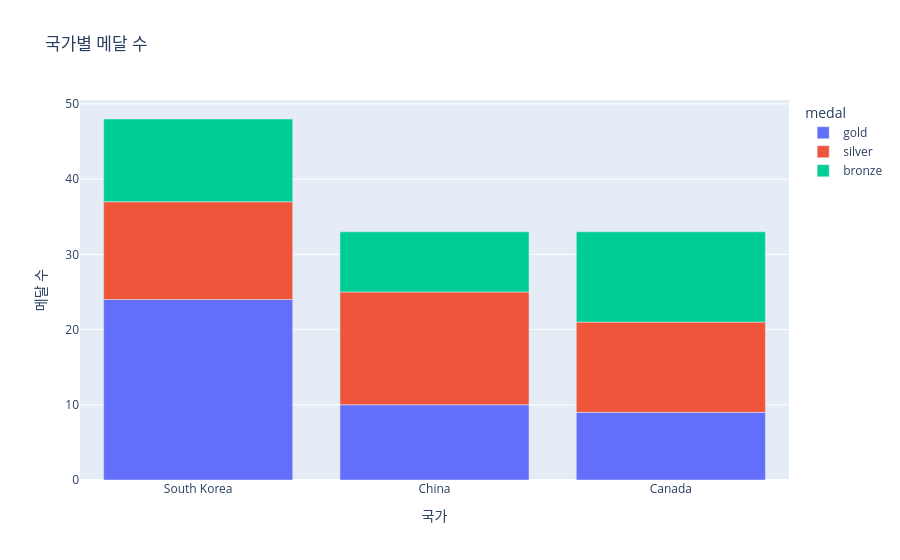

The notebook cell this image was saved under:
### Code cell
# px.bar

fig = px.bar(df_medals_long, x="nation", y="count",
             color="medal",
             title="국가별 메달 수",
             labels={"nation": "국가", "count": "메달 수"})
fig.show()

### Figure 1 — Plotly figure (JSON) as saved in the notebook; plotly's stock layout.template omitted (floating-point values rounded to 4 significant figures)
{"data": [{"hovertemplate": "medal=gold<br>국가=%{x}<br>메달 수=%{y}<extra></extra>", "legendgroup": "gold", "marker": {"color": "#636efa", "pattern": {"shape": ""}}, "name": "gold", "orientation": "v", "showlegend": true, "textposition": "auto", "type": "bar", "x": ["South Korea", "China", "Canada"], "xaxis": "x", "y": [24, 10, 9], "yaxis": "y"}, {"hovertemplate": "medal=silver<br>국가=%{x}<br>메달 수=%{y}<extra></extra>", "legendgroup": "silver", "marker": {"color": "#EF553B", "pattern": {"shape": ""}}, "name": "silver", "orientation": "v", "showlegend": true, "textposition": "auto", "type": "bar", "x": ["South Korea", "China", "Canada"], "xaxis": "x", "y": [13, 15, 12], "yaxis": "y"}, {"hovertemplate": "medal=bronze<br>국가=%{x}<br>메달 수=%{y}<extra></extra>", "legendgroup": "bronze", "marker": {"color": "#00cc96", "pattern": {"shape": ""}}, "name": "bronze", "orientation": "v", "showlegend": true, "textposition": "auto", "type": "bar", "x": ["South Korea", "China", "Canada"], "xaxis": "x", "y": [11, 8, 12], "yaxis": "y"}], "layout": {"barmode": "relative", "legend": {"title": {"text": "medal"}, "tracegroupgap": 0}, "title": {"text": "국가별 메달 수"}, "xaxis": {"anchor": "y", "domain": [0, 1], "title": {"text": "국가"}}, "yaxis": {"anchor": "x", "domain": [0, 1], "title": {"text": "메달 수"}}}}
